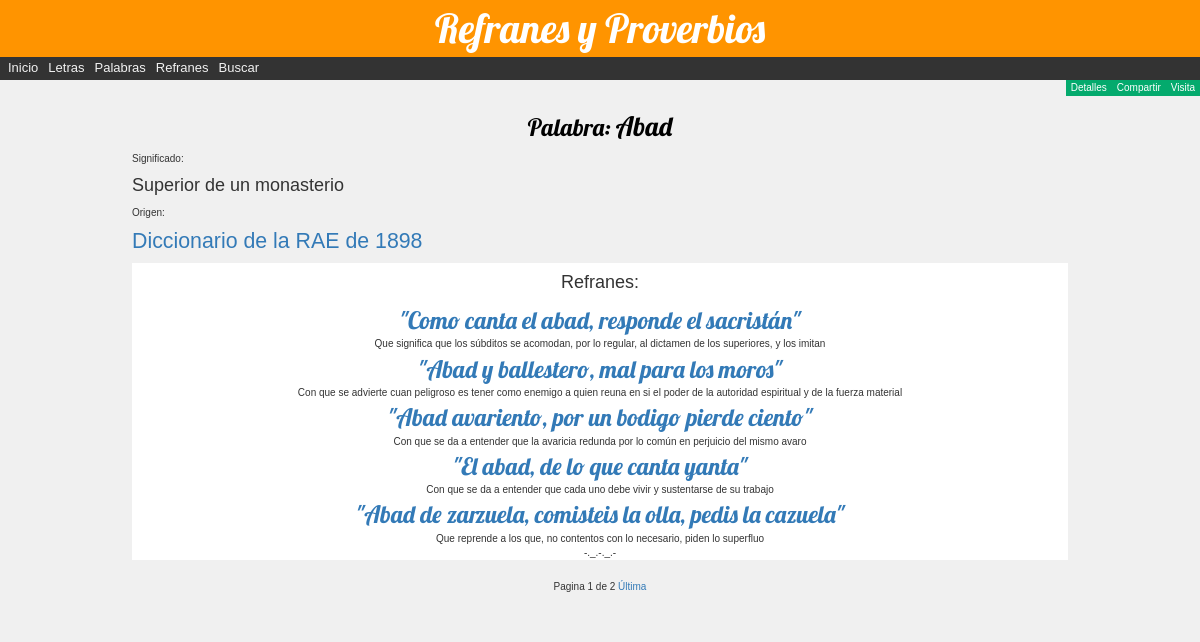
Page /refran/palabra/0f5e8e0c-fb98-401b-aff6-d451b12ce84a on the committed database.
### refran/models.py (models this page shows, shortened)
class Palabra(models.Model):
   id = models.UUIDField(
        primary_key=True,
        default=uuid.uuid4,
        )
   palabra = models.CharField(
             'Palabra',
             max_length=31,
             )
   significado = models.TextField(
             'Significado',
             max_length=352,
             default="",
             )
   fecha = models.DateField(
           'Registrada',
           default=date.today,
           null=True,
           blank=True
           )
   letra = models.ForeignKey(
           'Letra',
           on_delete=models.RESTRICT,
           null=False
           )
   origen = models.ForeignKey(
            'Origen',
            on_delete=models.RESTRICT,
            null=True
            )
   creador = models.ForeignKey(
             settings.AUTH_USER_MODEL,
             on_delete=models.SET_NULL,
             null=True,
             blank=True
             )
   ESTADOS = (
         ('r', 'Revisión'),
         ('a', 'Aprobada'),
      )
   estado = models.CharField(
            'Estado',
            max_length=1,
            choices=ESTADOS,
            blank=True,
            default='r',
            )
   class Meta:
       ordering = ['palabra','letra','origen','fecha']

class Origen(models.Model):
   id = models.UUIDField(
        primary_key=True,
        default=uuid.uuid4,
        )
   nombre = models.CharField(
            'Nombre',
            max_length=120,
            )
   fecha = models.DateField(
           'Registrado',
           null=True,
           blank=True
           )
   ESTADOS = (
         ('r', 'Revisión'),
         ('a', 'Aprobado'),
      )
   estado = models.CharField(
            'Estado',
            max_length=1,
            choices=ESTADOS,
            blank=True,
            default='r',
            )
   class Meta:
      ordering = ['nombre']
   def __str__(self):
      return  f'{self.nombre}'

class Refran(models.Model):
   id = models.UUIDField(
        primary_key=True,
        default=uuid.uuid4,
        )
   dicho = models.TextField(
           'Refrán',
           max_length=191,
           )
   explicacion = models.TextField(
                 'Explicación',
                 max_length=251,
                 )
   fecha = models.DateField(
           'Registrado',
           default=date.today,
           null=True,
           blank=True
           )
   fechaaprobacion = models.DateField(
           'Aprobado',
           null=True,
           blank=True
           )
   fechapublicacion = models.DateField(
           'Publicado',
           null=True,
           blank=True
           )
   ESTADOS = (
         ('r', 'Revisión'),
         ('a', 'Aprobado'),
         ('p', 'Publicado')
      )
   estado = models.CharField(
            'Estado',
            max_length=1,
            choices=ESTADOS,
            blank=True,
            default='r',
            )
   letra = models.ForeignKey(
           'Letra',
           on_delete=models.RESTRICT,
           null=False
           )
   palabra = models.ForeignKey(
             'Palabra',
             on_delete=models.RESTRICT,
             null=True
             )
   origen = models.ForeignKey(
            'Origen',
            on_delete=models.RESTRICT,
            null=True
            )
   creador = models.ForeignKey(
             settings.AUTH_USER_MODEL,
             on_delete=models.SET_NULL,
             null=True,
             blank=True
             )
   class Meta:
      ordering = ['palabra', 'fecha', 'fechaaprobacion', 'fechapublicacion']
   def get_absolute_url(self):
      return reverse ('refran-detalle', args=[str(self.id)])

### refran/views.py (the view)
# urls.py: path('palabra/<uuid:pk>', views.PalabraDetailView.as_view(), name='palabra-detalle'),
class PalabraDetailView(generic.DetailView, MultipleObjectMixin):
   model = Palabra
   template = "refran/palabra_detail.html"
   paginate_by = 5
   def get_context_data(self, **kwargs):
      object_list = Refran.objects.filter(palabra=self.get_object())
      context = super(PalabraDetailView, self).get_context_data(object_list=object_list, **kwargs)
      return context

### refran/templates/refran/palabra_detail.html (shortened to what this page needs)
{% extends "base_generic.html" %}
{% block content %}
<div class="col-sm-12">
   <div class="titulo_pag">
      <h3>Palabra: <span class="palabra"> {{ palabra.palabra }} </span></h3>
   </div>
   <div id="contenido">
   Significado: <h4>{{ palabra.significado }}</h4>
   Origen: <h4><a class="origen" href="{% url 'origen-detalle' palabra.origen.pk %}">{{ palabra.origen }}</a></h4>
   <section>
      <article>
      {% if object_list %}
         <h4>Refranes:</h4>
         <table border="0" width="100%">
         {% for refran in object_list %}
            <tr><td>
              <a class="refran" href="{{ refran.get_absolute_url }}">"{{ refran.dicho }}"</a>
            </td></tr>
            <tr><td>
             {{ refran.explicacion }}
            </td></tr>
         {% endfor %}
            <tr><td>-._.-._.-</td></tr>
         </table>
      {% else %}
        <p>Palabra sin refranes</p>
      {% endif %}
      </article>
   </section>
   </div>
</div>
{% endblock %}

### refran/static/css/estilos.css (style rules this page uses)
body { margin:0; font-family: Arial, Helvetica, sans-serif; background-color:#f0f0f0; font-size:100%; margin:0; padding:0; border:0; }
.titulo_pag { font-family:Lobster; color:#000000; z-index:1; position:relative; text-align:center; font-size:2.5em; padding-top:0.5em; }
#contenido { width:80%; margin: 0 auto; x_background-color:#f9f9f2; x_border-radius: 5rem 5rem 5rem 5rem; }
section { x_border-radius: 5rem 5rem 5rem 5rem; }
article { x_-webkit-box-sizing:border-box; x_-moz-box-sizing:border-box; x_box-sizing:border-box; float:left; height:100%; width:100%; background-color:white; padding:0px; text-align:center; x_border-color:red; x_border-style:double; x_border-radius: 5rem 5rem 5rem 5rem; }
.refran { margin-top: 10px; margin-botton: 15px; font-family: 'Lobster'; font-size: 18pt; }
.palabra { margin-top: 5px; margin-botton: 5px; font-family: 'Lobster'; font-size: 15pt; }
.origen { margin-top: 10px; margin-botton: 15px; font-size: 16pt; }
h3 .palabra { font-size: 20pt; }

### rows in the picture
Palabra: palabra "Abad", significado "Superior de un monasterio", origen "Diccionario de la RAE de 1898"
Refran: dicho "Como canta el abad, responde el sacristán", explicacion "Que significa que los súbditos se acomodan, por lo regular, al dictamen de los superiores, y los imitan"
Refran: dicho "Abad y ballestero, mal para los moros", explicacion "Con que se advierte cuan peligroso es tener como enemigo a quien reuna en si el poder de la autoridad espiritual y de la fuerza material"
Refran: dicho "Abad avariento, por un bodigo pierde ciento", explicacion "Con que se da a entender que la avaricia redunda por lo común en perjuicio del mismo avaro"
Refran: dicho "El abad, de lo que canta yanta", explicacion "Con que se da a entender que cada uno debe vivir y sustentarse de su trabajo"
Refran: dicho "Abad de zarzuela, comisteis la olla, pedis la cazuela", explicacion "Que reprende a los que, no contentos con lo necesario, piden lo superfluo"

### other values in the picture
{{ page_obj.number }} "1"
{{ page_obj.paginator.num_pages }} "2"
